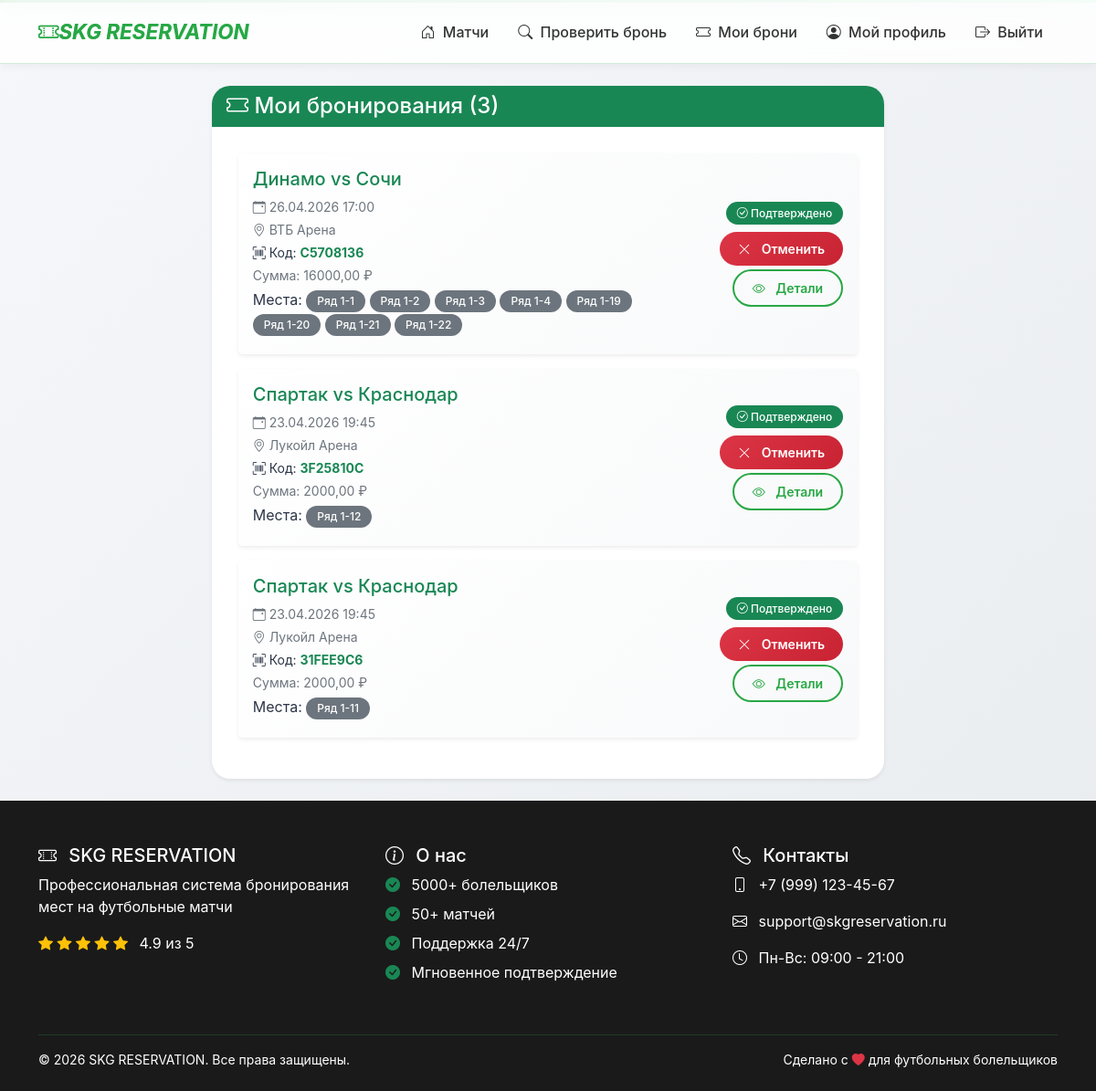
The page /my/ (signed in) on the database its author committed.
### bookings/models.py (models this page shows, shortened)
class Booking(models.Model):
    STATUS_CHOICES = [
        ('confirmed', 'Подтверждено'),
        ('cancelled', 'Отменено'),
    ]
    booking_code = models.CharField(max_length=10, unique=True, editable=False)
    match = models.ForeignKey(Match, on_delete=models.CASCADE)
    seats = models.ManyToManyField(Seat)
    user = models.ForeignKey(User, on_delete=models.CASCADE, null=True, blank=True)
    customer_name = models.CharField('Имя', max_length=200)
    customer_phone = models.CharField('Телефон', max_length=20)
    customer_email = models.EmailField('Email', blank=True)
    total_price = models.DecimalField(max_digits=10, decimal_places=2)
    status = models.CharField(max_length=20, choices=STATUS_CHOICES, default='confirmed')
    booking_date = models.DateTimeField(auto_now_add=True)

class Match(models.Model):
    home_team = models.CharField('Хозяева', max_length=100)
    away_team = models.CharField('Гости', max_length=100)
    match_date = models.DateTimeField('Дата и время')
    stadium = models.ForeignKey(Stadium, on_delete=models.CASCADE)
    price = models.DecimalField('Цена', max_digits=10, decimal_places=2, default=500)
    is_active = models.BooleanField('Активен', default=True)
    created_at = models.DateTimeField('Создан', auto_now_add=True)

class Stadium(models.Model):
    name = models.CharField('Название', max_length=200)
    address = models.TextField('Адрес')
    total_seats = models.IntegerField('Всего мест')
    rows = models.IntegerField('Ряды', default=10)
    seats_per_row = models.IntegerField('Мест в ряду', default=20)

class Seat(models.Model):
    stadium = models.ForeignKey(Stadium, on_delete=models.CASCADE)
    row_number = models.IntegerField('Номер ряда')
    seat_number = models.IntegerField('Номер места')
    section = models.CharField('Сектор', max_length=50, default='Центральный')
    class Meta:
        unique_together = ['stadium', 'row_number', 'seat_number']

### bookings/views.py (the view)
# urls.py: path('my/', views.my_bookings, name='my_bookings'),
@login_required
def my_bookings(request):
    bookings = Booking.objects.filter(user=request.user).order_by('-booking_date')
    return render(request, 'bookings/my_bookings.html', {'bookings': bookings})

### bookings/context_processors.py (called while the page is built)
def current_datetime(request):
    return {'now': timezone.now()}

### bookings/templates/bookings/my_bookings.html (shortened to what this page needs)
{% extends 'bookings/base.html' %}
{% block content %}
<div class="row justify-content-center">
    <div class="col-md-8">
        {% if bookings %}
        <div class="card shadow-sm border-0 mb-4">
            <div class="card-header bg-success text-white border-0">
                <h4 class="mb-0"><i class="bi bi-ticket"></i> Мои бронирования ({{ bookings|length }})</h4>
            </div>
            <div class="card-body">
                {% for booking in bookings %}
                <div class="border-0 rounded-3 p-3 mb-3 shadow-sm" style="background: linear-gradient(135deg, #ffffff, #f8f9fa); transition: all 0.3s ease;">
                    <div class="row align-items-center">
                        <div class="col-md-8">
                            <h5 class="text-success mb-2">{{ booking.match.home_team }} vs {{ booking.match.away_team }}</h5>
                            <p class="mb-1 small text-muted">
                                <i class="bi bi-calendar-event"></i> {{ booking.match.match_date|date:"d.m.Y H:i" }}
                            </p>
                            <p class="mb-1 small text-muted">
                                <i class="bi bi-geo-alt"></i> {{ booking.match.stadium.name }}
                            </p>
                            <p class="mb-1 small">
                                <i class="bi bi-upc-scan"></i> Код: <strong class="text-success">{{ booking.booking_code }}</strong>
                            </p>
                            <p class="mb-1 small text-muted">
                                 Сумма: {{ booking.total_price }} ₽
                            </p>
                            <p class="mb-1">
                                 Места:
                                {% for seat in booking.seats.all %}
                                <span class="badge bg-secondary rounded-pill">Ряд {{ seat.row_number }}-{{ seat.seat_number }}</span>
                                {% endfor %}
                            </p>
                        </div>
                        <div class="col-md-4 text-md-end">
                            <div class="mb-2">
                                {% if booking.status == 'confirmed' %}
                                    <span class="badge bg-success rounded-pill"><i class="bi bi-check-circle"></i> Подтверждено</span>
                                {% else %}
                                    <span class="badge bg-danger rounded-pill"><i class="bi bi-x-circle"></i> Отменено</span>
                                {% endif %}
                            </div>
                            {% if booking.status == 'confirmed' and booking.match.match_date > now %}
                            <a href="{% url 'cancel_booking' booking.booking_code %}" class="btn btn-danger btn-sm rounded-pill">
                                <i class="bi bi-x-lg"></i> Отменить
                            </a>
                            {% endif %}
                            <a href="{% url 'booking_success' booking.booking_code %}" class="btn btn-outline-success btn-sm rounded-pill mt-1">
                                <i class="bi bi-eye"></i> Детали
                            </a>
                        </div>
                    </div>
                </div>
                {% endfor %}
            </div>
        </div>
        {% endif %}
    </div>
</div>
{% endblock %}

### static/css/style.css (style rules this page uses)
:root { --primary: #28a745; --primary-dark: #218838; --primary-light: #86efac; --dark: #1a1a1a; --gray: #6c757d; --light: #f8f9fa; --gradient: linear-gradient(135deg, #28a745 0%, #86efac 100%); --shadow: 0 10px 30px rgba(0, 0, 0, 0.1); --shadow-hover: 0 20px 40px rgba(0, 0, 0, 0.15); --transition: all 0.3s cubic-bezier(0.4, 0, 0.2, 1); }
* { margin: 0; padding: 0; box-sizing: border-box; }
html, body { height: 100%; scroll-behavior: smooth; }
body { font-family: 'Inter', -apple-system, BlinkMacSystemFont, 'Segoe UI', Roboto, sans-serif; background: linear-gradient(135deg, #f5f7fa 0%, #e9ecef 100%); color: #2d3748; display: flex; flex-direction: column; min-height: 100vh; }
.card { background: white; border: none; border-radius: 20px; transition: var(--transition); overflow: hidden; position: relative; box-shadow: var(--shadow); }
.card::before { content: ''; position: absolute; top: 0; left: 0; right: 0; height: 4px; background: var(--gradient); transform: translateY(-100%); transition: var(--transition); }
.card-body { padding: 1.8rem; }
.btn { border: none; border-radius: 12px; padding: 12px 28px; font-weight: 600; transition: all 0.3s cubic-bezier(0.4, 0, 0.2, 1); position: relative; overflow: hidden; z-index: 1; }
.btn-danger { background: linear-gradient(135deg, #dc3545, #c82333); color: white; }
.btn-outline-success { background: transparent; border: 2px solid #28a745; color: #28a745; }
.btn::after { content: ''; position: absolute; top: 50%; left: 50%; width: 0; height: 0; border-radius: 50%; background: rgba(255, 255, 255, 0.5); transform: translate(-50%, -50%); transition: width 0.4s, height 0.4s; z-index: -1; }
.btn-sm { padding: 8px 20px; font-size: 0.875rem; }
.btn i { margin-right: 8px; transition: transform 0.2s ease; }
.badge { transition: all 0.3s ease; }
.badge { padding: 6px 12px; border-radius: 50px; font-weight: 500; }
.card-header { border-radius: 0; }
.btn { white-space: nowrap; }

### bookings/templates/bookings/base.html (style rules this page uses)
html, body { height: 100%; margin: 0; padding: 0; }
body { display: flex; flex-direction: column; min-height: 100vh; }

### rows shown on the page
Booking: match.home_team "Динамо", match.away_team "Сочи", match.match_date "26.04.2026 17:00", match.stadium.name "ВТБ Арена", booking_code "C5708136", total_price "16000,00", status "confirmed" (drawn)
Booking: match.home_team "Спартак", match.away_team "Краснодар", match.match_date "23.04.2026 19:45", match.stadium.name "Лукойл Арена", booking_code "3F25810C", total_price "2000,00", status "confirmed" (drawn)
Booking: match.home_team "Спартак", match.away_team "Краснодар", match.match_date "23.04.2026 19:45", match.stadium.name "Лукойл Арена", booking_code "31FEE9C6", total_price "2000,00", status "confirmed" (drawn)

### other values the page prints
{{ bookings|length }} "3"
